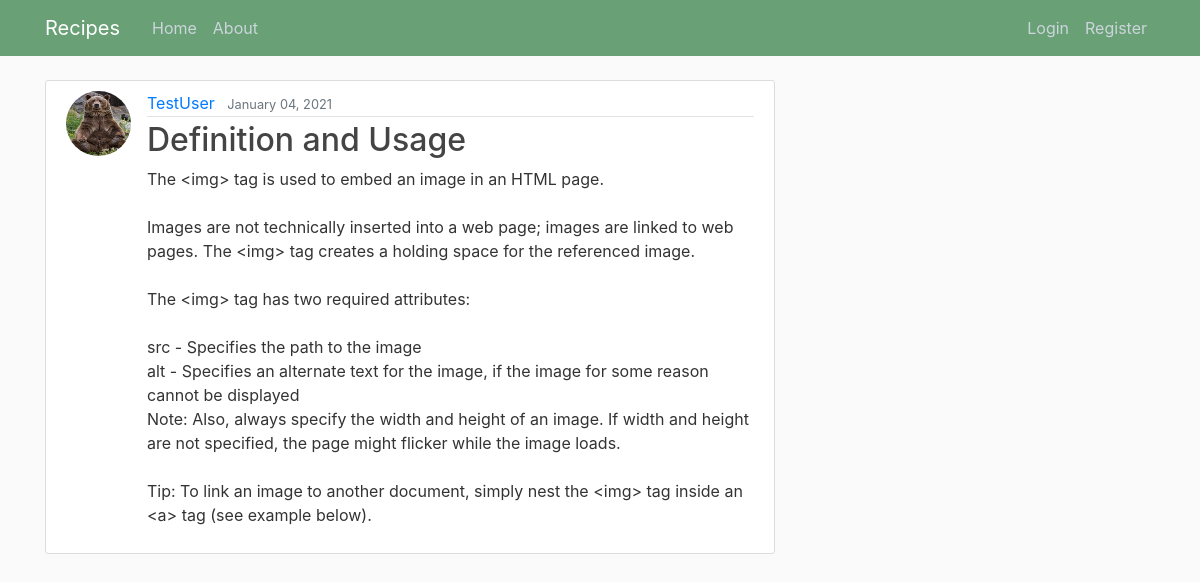
The app's page /post/16 with its own data.
### blog/models.py (models this page shows, shortened)
class Post(models.Model):
    title = models.CharField(max_length=100)
    content = models.TextField()
    date_posted = models.DateTimeField(default=timezone.now)
    author = models.ForeignKey(User, on_delete=models.CASCADE)
    likes = models.ManyToManyField(User, related_name='blog_post_likes')
    image = models.ImageField(upload_to='blog_pics')

### users/models.py (models this page shows, shortened)
class Profile(models.Model):
    user = models.OneToOneField(User, on_delete= models.CASCADE)
    image = models.ImageField(default= 'default.jpg', upload_to= 'profile_pics')

### blog/views.py (the view)
# urls.py: path('post/<int:pk>', PostDetailView.as_view(), name='post-detail'),
class PostDetailView(DetailView):
    model = Post

### blog/templates/blog/post_detail.html (shortened to what this page needs)
{% extends "blog/base.html"%}
{% block content %}
  <article class="media content-section">
      <img class = "rounded-circle article-img "src={{ object.author.profile.image.url }}>
      <div class="media-body">
          <div class="article-metadata">
              <a class="mr-2" href="{% url 'user-posts' object.author.username %}">{{ object.author }}</a>
              <small class="text-muted">{{ object.date_posted| date:"F d, Y" }}</small>
          </div>
          <h2 class="article-title" >{{ object.title }}</h2>
          <p class="article-content">{{ object.content }}</p>
      </div>
  </article>
{% endblock content%}

### blog/static/blog/main.css (style rules this page uses)
body { background: #fafafa; color: #333333; margin-top: 5rem; }
h1, h2, h3, h4, h5, h6 { color: #444444; }
.content-section { background: #ffffff; padding: 10px 20px; border: 1px solid #dddddd; border-radius: 3px; margin-bottom: 20px; }
.article-title { color: #444444; }
.article-content { white-space: pre-line; }
.article-img { height: 65px; width: 65px; margin-right: 16px; }
.article-metadata { padding-bottom: 1px; margin-bottom: 4px; border-bottom: 1px solid #e3e3e3 }

### records on screen
Post: author.profile.image (placeholder picture), author "TestUser", date_posted "January 04, 2021", title "Definition and Usage", content "The <img> tag is used to embed an image in an HTML page. Images are not technically inserted into a web page; images are linked to web pages. The <img> tag creates a holding space for the referenced image. The <img> tag has two required attributes: src - Specifies the path to the image alt - Specifies an alternate text for the image, if the image for some reason cannot be displayed Note: Also, always specify the width and height of an image. If width and height are not specified, the page might flicker while the image loads. Tip: To link an image to another document, simply nest the <img> tag inside an <a> tag (see example below)."
